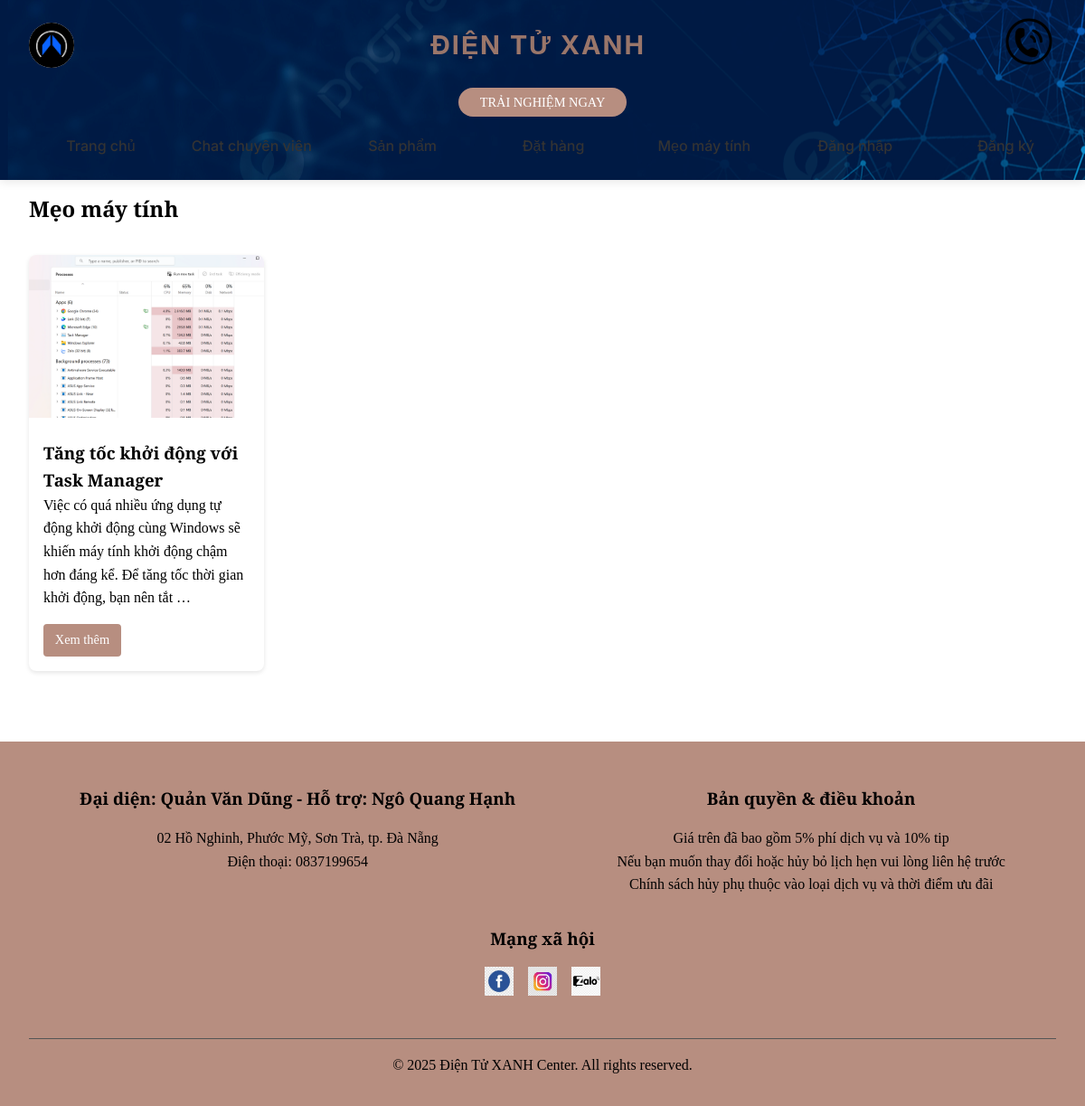
/tips/, run on an earlier commit of the app's database.
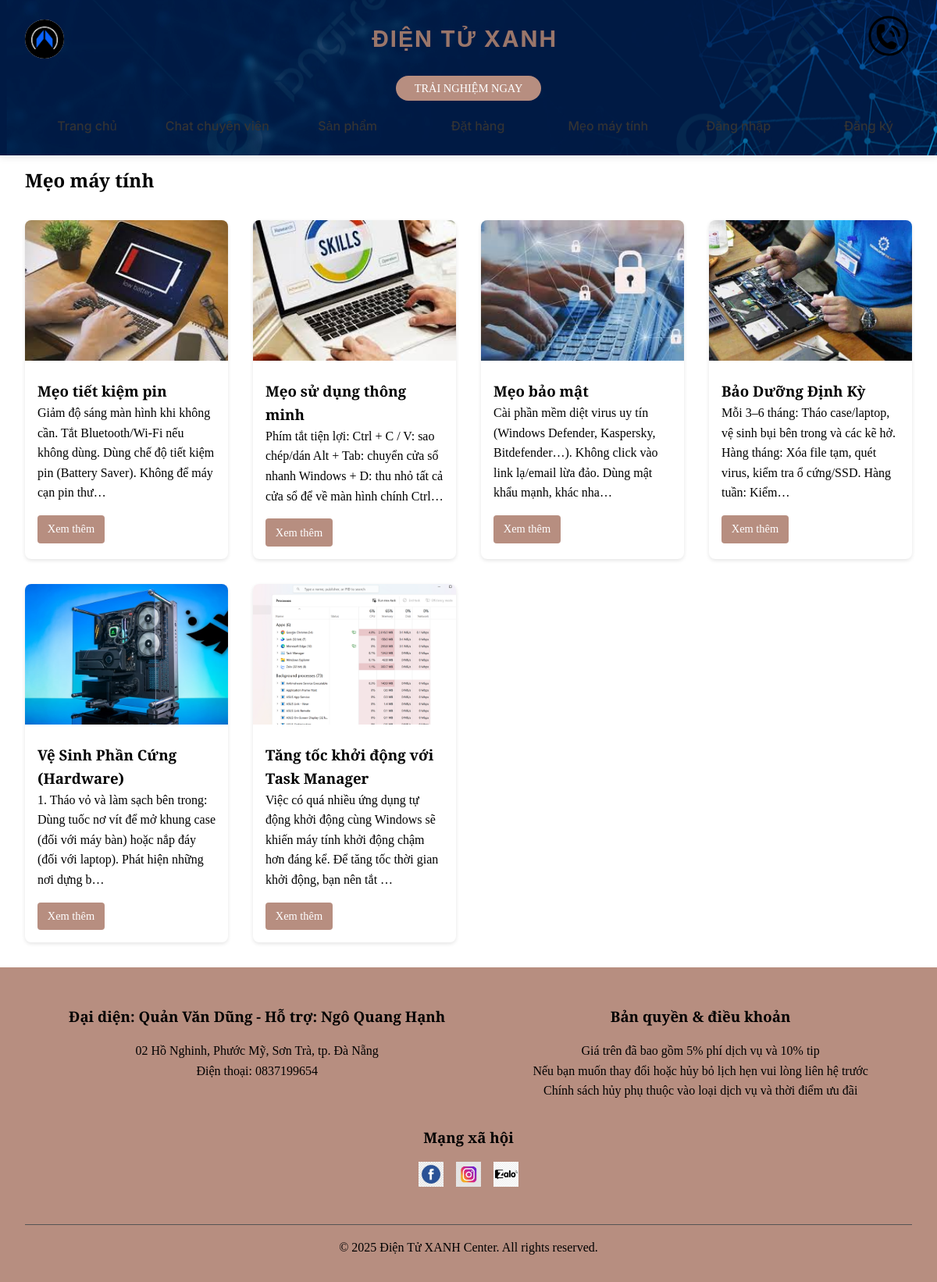
And on a later commit of the database.
### tips/models.py (models this page shows, shortened)
class BeautyTip(models.Model):
    category = models.ForeignKey(BeautyTipCategory, on_delete=models.SET_NULL, null=True, blank=True)
    title = models.CharField(max_length=200)
    slug = models.SlugField(max_length=200, unique=True)
    content = models.TextField()
    image = models.ImageField(upload_to='tips/', blank=True)
    is_featured = models.BooleanField(default=False)
    created_at = models.DateTimeField(auto_now_add=True)
    updated_at = models.DateTimeField(auto_now=True)
    views = models.PositiveIntegerField(default=0)
    class Meta:
        ordering = ['-is_featured', '-created_at']
    def get_absolute_url(self):
        if not self.slug:
            return reverse('tips:admin_tip_list')
        return reverse('tips:detail', kwargs={'slug': self.slug})

### tips/views.py (the view)
# urls.py: path('', views.tip_list, name='list'),
def tip_list(request):
    tip_list = BeautyTip.objects.all().order_by('-created_at')
    paginator = Paginator(tip_list, 8)
    page_number = request.GET.get('page')
    tips = paginator.get_page(page_number)
    return render(request, 'tips/list.html', {'tips': tips})

### templates/tips/list.html
{% extends 'base.html' %}
{% block content %}
<section class="tips">
    <h1>Mẹo máy tính</h1>
    <div class="tip-grid">
        {% for tip in tips %}
        <div class="tip-card">
            {% if tip.image %}
            <img src="{{ tip.image.url }}" alt="{{ tip.title }}" class="tip-image">
            {% endif %}
            <h3>{{ tip.title |truncatechars:43 }}</h3>
            <p>{{ tip.content|truncatechars:150 }}</p>
            <a href="{{ tip.get_absolute_url }}" class="btn-small">Xem thêm</a>
        </div>
        {% endfor %}
    </div>
</section>
{% endblock %}

### templates/base.html (shortened to what this page needs)
{% load static %}
<!DOCTYPE html>
<html lang="vi">
<head>
    <link rel="stylesheet" href="{% static 'css/style.css' %}?v={% now 'U' %}">
    <link rel="stylesheet" href="https://cdnjs.cloudflare.com/ajax/libs/font-awesome/5.15.4/css/all.min.css">
</head>
<body>
    <header style="background-image: url('{% static 'images/navbar.jpg' %}');">
        <div class="header-top" >
            <div class="logo-circle">
                <img src="{% static 'images/logodientuxanh.png' %}" alt="Woods Spa Logo" class="logo-img">
            </div>
            <h1 class="brand-name">ĐIỆN TỬ XANH</h1>
            <div class="contact-icon">
                <a href="#contact">
                    <img src="{% static 'images/contact.png' %}" alt="Liên hệ">
                </a>
            </div>
        </div>
        <div class="header-bottom">
            <a href="{% url 'bookings:book_now' %}" class="experience-btn">TRẢI NGHIỆM NGAY</a>
        </div>
        <nav>
            <ul class="nav-list">
                <li><a href="{% url 'services:home' %}">Trang chủ</a></li>
                <li><a href="{% url 'chat:expert' %}">Chat chuyên viên</a></li>
                <li><a href="{% url 'services:list' %}">Sản phẩm</a></li>
                <li><a href="{% url 'bookings:book_now' %}">Đặt hàng</a></li>
                <li><a href="{% url 'tips:list' %}">Mẹo máy tính</a></li>
                {% if user.is_authenticated %}
                <li class="dropdown">
                    <a href="#" onclick="toggleDropdown(event)">
                        <img src="{% static 'images/default-avartar.jpg' %}" alt="Avatar" class="avatar">
                    </a>
                    <ul class="dropdown-menu" id="userDropdown">
                        <li><a href="{% url 'accounts:profile' %}">Hồ sơ</a></li>
                        <li><a href="{% url 'accounts:user_logout' %}">Đăng xuất</a></li>
                    </ul>
                </li>
                {% else %}
                    <li><a href="{% url 'accounts:login' %}">Đăng nhập</a></li>
                    <li><a href="{% url 'accounts:register' %}">Đăng ký</a></li>
                {% endif %}
            </ul>
        </nav>
    </header>
    <main>
        {% block content %}{% endblock %}
    </main>
    <footer>
        <div class="footer-content">
            <div class="footer-section">
                <h3>Đại diện: Quản Văn Dũng - Hỗ trợ: Ngô Quang Hạnh</h3>
                <p>02 Hồ Nghinh, Phước Mỹ, Sơn Trà, tp. Đà Nẵng</p>
                <p>Điện thoại: 0837199654</p>
            </div>
            <div class="footer-section">
                <h3>Bản quyền & điều khoản</h3>
                <p>Giá trên đã bao gồm 5% phí dịch vụ và 10% tip</p>
                <p>Nếu bạn muốn thay đổi hoặc hủy bỏ lịch hẹn vui lòng liên hệ trước</p>
                <p>Chính sách hủy phụ thuộc vào loại dịch vụ và thời điểm ưu đãi</p>
            </div>
            <div class="footer-section">
                <h3>Mạng xã hội</h3>
                <div class="social-icons">
                    <a href="https://www.facebook.com/DungCii/"><img src="/static/images/facebook-icon.jpg" alt="Facebook"></a>
                    <a href="https://www.instagram.com/egan_2910/"><img src="/static/images/instagram-icon.jpg" alt="Instagram"></a>
                    <a href="https://zalo.me/0837199654"><img src="/static/images/zalo-icon.png" alt="Zalo"></a>
                </div>
            </div>
        </div>
        <div class="copyright">
            <p>&copy; 2025 Điện Tử XANH Center. All rights reserved.</p>
        </div>
    </footer>
</body>
</html>

### static/css/style.css (style rules this page uses)
* { margin: 0; padding: 0; box-sizing: border-box; font-family: 'Cormorant Garamond', serif; scroll-behavior: smooth; }
body { font-family: 'Cormorant Garamond', serif; line-height: 1.6; color: #000000; background-color: white !important; }
header { background-size: cover; background-position: center; background-repeat: no-repeat; box-shadow: 0 2px 10px rgba(0,0,0,0.1); padding: 1rem 0; position: fixed; width: 100%; top: 0; z-index: 1000; font-family: 'Inter', sans-serif; }
.header-top { display: flex; justify-content: space-between; align-items: center; padding: 0 2rem; margin-bottom: 1rem; }
.logo-circle { width: 50px; height: 50px; border-radius: 50%; overflow: hidden; background-color: #f5f5f5; display: flex; align-items: center; justify-content: center; }
.logo-img { width: 100%; height: 100%; object-fit: cover; }
.brand-name { font-size: 1.8rem; font-weight: 700; color: #9a766a; margin: 0; text-transform: uppercase; letter-spacing: 2px; font-family: 'Inter', sans-serif; }
.contact-icon img { width: 60px; height: 60px; }
.header-bottom { text-align: center; margin-bottom: 1rem; }
.experience-btn { background-color: #B78E80; color: white; padding: 0.5rem 1.5rem; border-radius: 20px; text-decoration: none; font-weight: 500; text-transform: uppercase; font-size: 0.9rem; transition: all 0.3s; }
h1, h2, h3, h4, h5, h6, p, a, span, li, .btn, .btn-small, input, textarea, select, .navbar, .footer, .service-card, .tip-card { font-family: 'Cormorant Garamond', serif; }
.logo, nav ul li a, .dropdown-menu li a { font-family: 'Inter', sans-serif; }
h1, h2, h3 { font-weight: 600; }
body, p { font-weight: 400; }
.btn, .btn-small { font-weight: 500; }
nav { width: 100%; }
.nav-list { display: flex; justify-content: space-around; list-style: none; padding: 0 1rem; margin: 0; }
.nav-list li { flex: 1; text-align: center; }
.nav-list li a { color: #333; text-decoration: none; font-weight: 500; padding: 0.5rem 0; display: block; transition: color 0.3s; position: relative; }
.nav-list li a::after { content: ''; position: absolute; bottom: 0; left: 50%; transform: translateX(-50%); width: 0; height: 2px; background-color: #B78E80; transition: width 0.3s; }
nav ul { display: flex; list-style: none; }
nav ul li { margin-left: 1.5rem; }
nav ul li a { text-decoration: none; color: #000000; font-weight: 500; transition: color 0.3s; }
main { margin-top: 180px; padding: 2rem; min-height: calc(100vh - 160px); }
footer { background-color: #B78E80; color: #000000; padding: 2rem; text-align: center; }
.footer-content { display: flex; justify-content: space-around; flex-wrap: wrap; margin-bottom: 1.5rem; }
.footer-section { margin: 1rem; min-width: 200px; }
.footer-section h3 { margin-bottom: 1rem; color: #000000; }
.social-icons { display: flex; justify-content: center; gap: 1rem; }
.social-icons img { width: 32px; height: 32px; }
.copyright { border-top: 1px solid #555; padding-top: 1rem; }
.tip-grid { display: grid; grid-template-columns: repeat(auto-fill, minmax(250px, 1fr)); gap: 2rem; margin-top: 2rem; }
.tip-card { background: #fff; border-radius: 8px; overflow: hidden; box-shadow: 0 2px 5px rgba(0,0,0,0.1); transition: transform 0.3s; }
.tip-image { width: 100%; height: 180px; object-fit: cover; }
.tip-card h3 { padding: 1rem 1rem 0; color: #000000; }
.tip-card p { padding: 0 1rem 1rem; color: #000000; }
.btn-small { display: inline-block; background-color: #B78E80; color: white; padding: 0.4rem 0.8rem; border-radius: 4px; text-decoration: none; font-size: 0.9rem; margin: 0 1rem 1rem; transition: background-color 0.3s; }

What changed in the data, as far as the page shows it:
added BeautyTip: image (picture), title "Mẹo tiết kiệm pin", content "Giảm độ sáng màn hình khi không cần. Tắt Bluetooth/Wi-Fi nếu không dùng. Dùng chế độ tiết kiệm pin (Battery Saver). Không để máy cạn pin thư…"
added BeautyTip: image (picture), title "Mẹo sử dụng thông minh", content "Phím tắt tiện lợi: Ctrl + C / V: sao chép/dán Alt + Tab: chuyển cửa sổ nhanh Windows + D: thu nhỏ tất cả cửa sổ để về màn hình chính Ctrl…"
added BeautyTip: image (picture), title "Mẹo bảo mật", content "Cài phần mềm diệt virus uy tín (Windows Defender, Kaspersky, Bitdefender…). Không click vào link lạ/email lừa đảo. Dùng mật khẩu mạnh, khác nha…"
added BeautyTip: image (picture), title "Bảo Dưỡng Định Kỳ", content "Mỗi 3–6 tháng: Tháo case/laptop, vệ sinh bụi bên trong và các kẽ hở. Hàng tháng: Xóa file tạm, quét virus, kiểm tra ổ cứng/SSD. Hàng tuần: Kiểm…"
added BeautyTip: image (picture), title "Vệ Sinh Phần Cứng (Hardware)", content "1. Tháo vỏ và làm sạch bên trong: Dùng tuốc nơ vít để mở khung case (đối với máy bàn) hoặc nắp đáy (đối với laptop). Phát hiện những nơi dựng b…"
